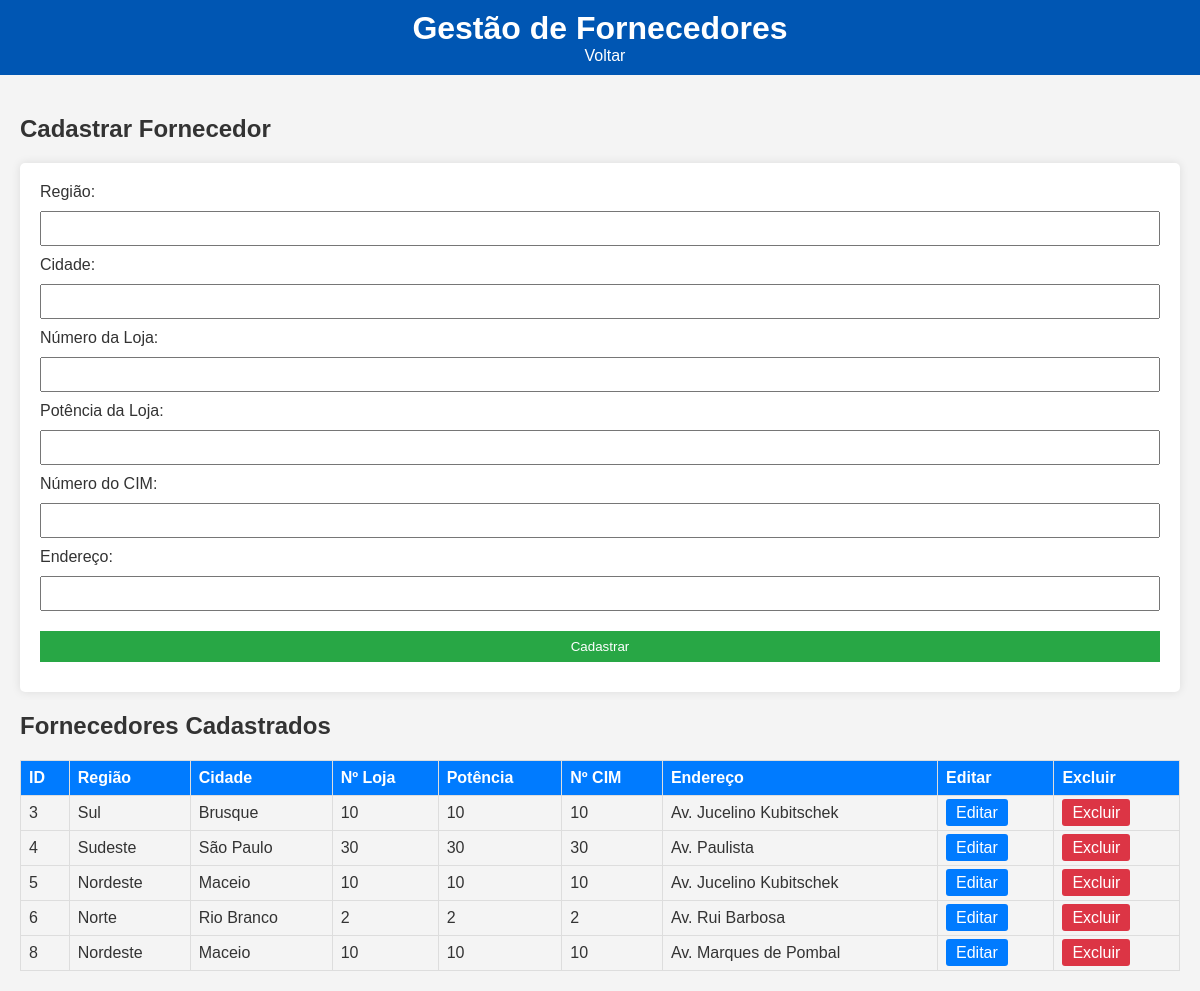
Screenshot of /fornecedores with the database file from the repository.
### tables this page shows
CREATE TABLE fornecedores (
                 fornecedor_id INTEGER PRIMARY KEY,
                 fornecedor_regiao TEXT,
                 fornecedor_cidade TEXT,
                 fornecedor_num_loja TEXT,
                 fornecedor_potencia_loja TEXT,
                 fornecedor_num_cim TEXT,
                 fornecedor_endereco TEXT);

### app.py (the view, shortened to what this page needs)
@app.route('/fornecedores', methods=['GET', 'POST'])
def fornecedores():
    conn = sqlite3.connect('gestao.db')
    c = conn.cursor()
    c.execute("SELECT * FROM fornecedores")
    fornecedores_list = c.fetchall()
    conn.close()
    return render_template('fornecedores.html', fornecedores=fornecedores_list)

### templates/fornecedores.html (shortened to what this page needs)
<!DOCTYPE html>
<html lang="en">
<head>
    <link rel="stylesheet" href="{{ url_for('static', filename='style.css') }}">
</head>
<body>
    <header>
        <h1>Gestão de Fornecedores</h1>
        <a href="/" class="back-btn">Voltar</a>
    </header>
    <main>
        <h2>Cadastrar Fornecedor</h2>
        <form method="POST" aria-label="Formulário de cadastro de fornecedor">
            <label for="fornecedor_regiao">Região:</label>
            <input type="text" id="fornecedor_regiao" name="fornecedor_regiao" required aria-required="true"><br>
            <label for="fornecedor_cidade">Cidade:</label>
            <input type="text" id="fornecedor_cidade" name="fornecedor_cidade" required aria-required="true"><br>
            <label for="fornecedor_num_loja">Número da Loja:</label>
            <input type="text" id="fornecedor_num_loja" name="fornecedor_num_loja" required aria-required="true"><br>
            <label for="fornecedor_potencia_loja">Potência da Loja:</label>
            <input type="text" id="fornecedor_potencia_loja" name="fornecedor_potencia_loja" required aria-required="true"><br>
            <label for="fornecedor_num_cim">Número do CIM:</label>
            <input type="text" id="fornecedor_num_cim" name="fornecedor_num_cim" required aria-required="true"><br>
            <label for="fornecedor_endereco">Endereço:</label>
            <input type="text" id="fornecedor_endereco" name="fornecedor_endereco" required aria-required="true"><br>
            <button type="submit">Cadastrar</button>
        </form>
        <h2>Fornecedores Cadastrados</h2>
        <table>
            <tr>
                <th>ID</th>
                <th>Região</th>
                <th>Cidade</th>
                <th>Nº Loja</th>
                <th>Potência</th>
                <th>Nº CIM</th>
                <th>Endereço</th>
                <th>Editar</th>
                <th>Excluir</th>
            </tr>
            {% for fornecedor in fornecedores %}
            <tr>
                <td>{{ fornecedor[0] }}</td>
                <td>{{ fornecedor[1] }}</td>
                <td>{{ fornecedor[2] }}</td>
                <td>{{ fornecedor[3] }}</td>
                <td>{{ fornecedor[4] }}</td>
                <td>{{ fornecedor[5] }}</td>
                <td>{{ fornecedor[6] }}</td>
                <td><a href="{{ url_for('editar_fornecedores', id=fornecedor[0]) }}" class="btn-edit">Editar</a></td>
                <td><a href="{{ url_for('deletar_fornecedores', id=fornecedor[0]) }}" class="btn-delete" onclick="return confirm('Tem certeza?');">Excluir</a></td>
            </tr>
            {% endfor %}
        </table>
    </main>
</body>
</html>

### static/style.css (style rules this page uses)
body { font-family: Arial, sans-serif; background-color: #f4f4f4; color: #333; margin: 0; padding: 0; }
header { background: #0056b3; color: white; padding: 10px; text-align: center; }
header h1 { margin: 0; }
.back-btn { color: white; text-decoration: none; margin-left: 10px; }
main { padding: 20px; }
form { background: white; padding: 20px; border-radius: 5px; box-shadow: 0 0 10px rgba(0,0,0,0.1); }
input, button { margin: 10px 0; padding: 8px; width: 100%; box-sizing: border-box; }
button { background: #28a745; color: white; border: none; cursor: pointer; }
table { width: 100%; border-collapse: collapse; margin-top: 20px; }
th, td { border: 1px solid #ddd; padding: 8px; text-align: left; }
th { background: #007bff; color: white; }
:root { --contrast-ratio: 4.5; }
.btn-edit { padding: 5px 10px; background-color: #007bff; color: white; text-decoration: none; border-radius: 3px; }
.btn-delete { padding: 5px 10px; background-color: #dc3545; color: white; text-decoration: none; border-radius: 3px; }

### rows the page displays
fornecedores: fornecedor_id "3", fornecedor_regiao "Sul", fornecedor_cidade "Brusque", fornecedor_num_loja "10", fornecedor_potencia_loja "10", fornecedor_num_cim "10", fornecedor_endereco "Av. Jucelino Kubitschek"
fornecedores: fornecedor_id "4", fornecedor_regiao "Sudeste", fornecedor_cidade "São Paulo", fornecedor_num_loja "30", fornecedor_potencia_loja "30", fornecedor_num_cim "30", fornecedor_endereco "Av. Paulista"
fornecedores: fornecedor_id "5", fornecedor_regiao "Nordeste", fornecedor_cidade "Maceio", fornecedor_num_loja "10", fornecedor_potencia_loja "10", fornecedor_num_cim "10", fornecedor_endereco "Av. Jucelino Kubitschek"
fornecedores: fornecedor_id "6", fornecedor_regiao "Norte", fornecedor_cidade "Rio Branco", fornecedor_num_loja "2", fornecedor_potencia_loja "2", fornecedor_num_cim "2", fornecedor_endereco "Av. Rui Barbosa"
fornecedores: fornecedor_id "8", fornecedor_regiao "Nordeste", fornecedor_cidade "Maceio", fornecedor_num_loja "10", fornecedor_potencia_loja "10", fornecedor_num_cim "10", fornecedor_endereco "Av. Marques de Pombal"
